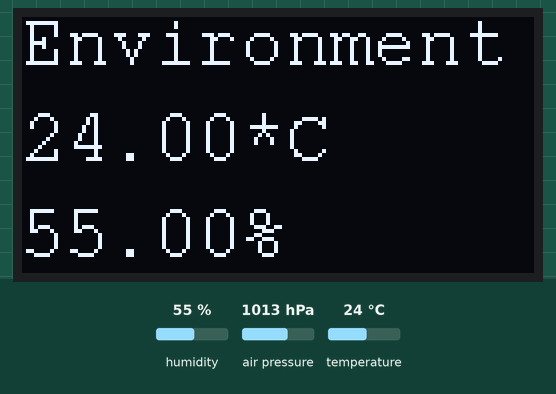
Recording of a sketch running on a simulated Arduino Uno, built with avr-gcc and run on an emulated ATmega328P. On the bench: 128×64 one-colour display. The test bench sets the inputs (shaded band); at power-on: humidity 55 %, temperature 24 °C, air pressure 1013 hPa. What the sketch prints to the serial monitor is not drawn.

Above: at 1.2 s.
1.3 s: humidity set to 22 %
At 3.3 s:
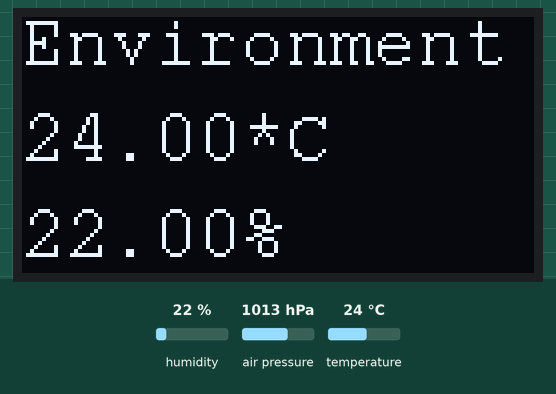
3.6 s: temperature set to 12 °C
At 4.7 s:
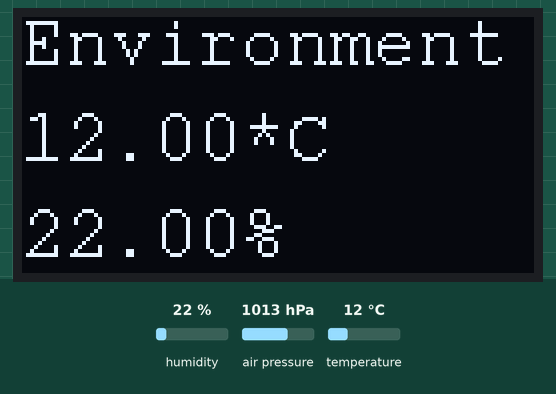
6.7 s: humidity set to 40 %
At 9.2 s:
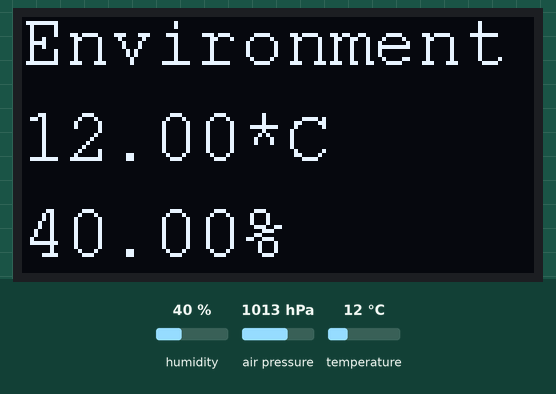
9.7 s: temperature set to 19 °C
At 10.4 s:
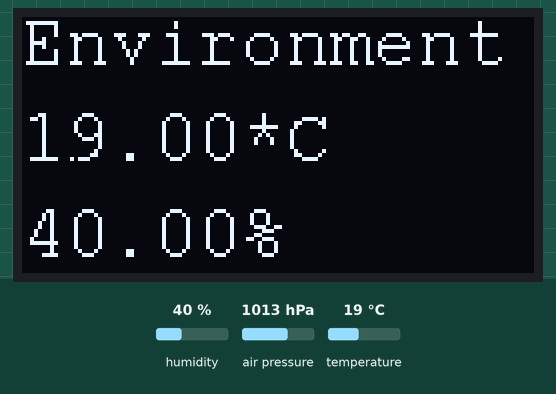
Timing chart, 0 to 12.7 s (numbered marks = the images above; inputs shaded):
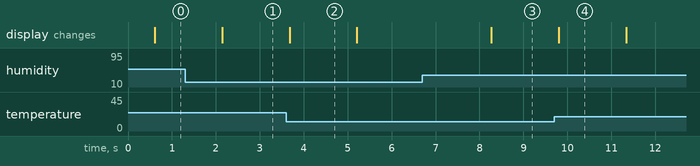

Measured:
- after the input at 1.3 s, the display: changes after 0.84 s (image 1)
- after the input at 3.6 s, the display: changes after 0.08 s (image 2)
- after the input at 6.7 s, the display: changes after 1.6 s (image 3)
- after the input at 9.7 s, the display: changes after 0.11 s (image 4)

The sketch:

main.ino
```cpp
#include <Wire.h>
#include <Adafruit_Sensor.h>
#include <Adafruit_BME280.h>

#define SEALEVELPRESSURE_HPA (1013.25)

#include <U8g2lib.h>

Adafruit_BME280 bme; // I2C

U8G2_SH1106_128X64_NONAME_1_HW_I2C u8g2(U8G2_R0, /* reset=*/ U8X8_PIN_NONE);

unsigned long delayTime;

void setup() {
    Serial.begin(9600);
    u8g2.begin();
    Serial.println(F("BME280 test"));
    bool status;
    status = bme.begin(0x76);
    if (!status) {
        Serial.println("Could not find a valid BME280 sensor, check wiring!");
        while (1);
    }

    Serial.println("-- Default Test --");
    delayTime = 1000;
    Serial.println();
}

void loop() {
    printValues();
    u8g2.setFont(u8g2_font_courR14_tf);
    u8g2.firstPage();
    do {
      u8g2.setCursor(0, 12);
      u8g2.print("Environment");
      u8g2.setCursor(0, 36);
      u8g2.print(bme.readTemperature());
      u8g2.print("*C");
      u8g2.setCursor(0, 60);
      u8g2.print(bme.readHumidity());
      u8g2.print("%");

      } while ( u8g2.nextPage() );
    delay(delayTime);
}

void printValues() {
    Serial.print("Temperature = ");
    Serial.print(bme.readTemperature());
    Serial.println(" *C");
    Serial.print("Pressure = ");
    Serial.print(bme.readPressure() / 100.0F);
    Serial.println(" hPa");
    Serial.print("Approx. Altitude = ");
    Serial.print(bme.readAltitude(SEALEVELPRESSURE_HPA));
    Serial.println(" m");
    Serial.print("Humidity = ");
    Serial.print(bme.readHumidity());
    Serial.println(" %");
    Serial.println();
}
```
